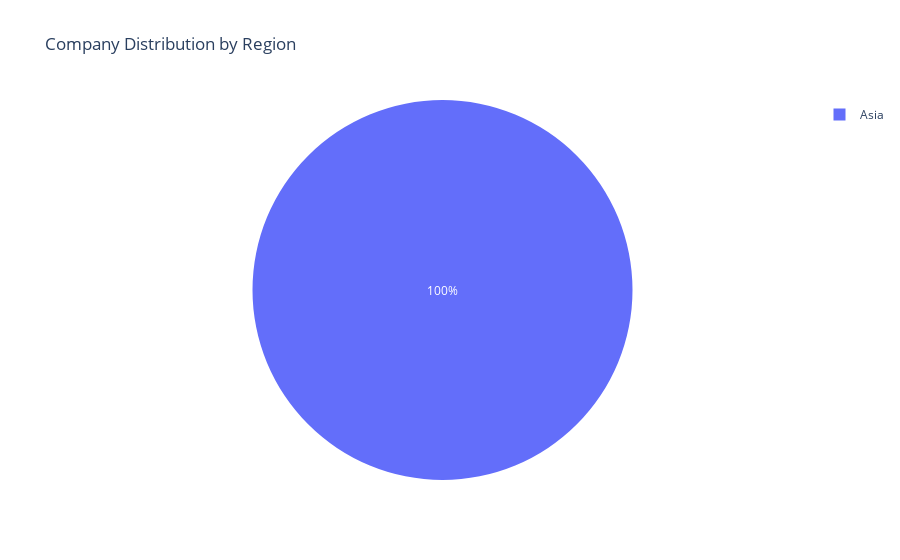

Write notebook code for a chart like this one.
### Code cell
# Region distribution
if 'Region' in df.columns:
    df['Region'] = df['Region'].str.strip()
    region_dist = df['Region'].value_counts()
    
    fig = px.pie(values=region_dist.values, names=region_dist.index,
                 title='Company Distribution by Region')
    fig.show()

### Figure 1 — Plotly figure (JSON) as saved in the notebook; plotly's stock layout.template omitted (floating-point values rounded to 4 significant figures)
{"data": [{"domain": {"x": [0, 1], "y": [0, 1]}, "hovertemplate": "label=%{label}<br>value=%{value}<extra></extra>", "labels": ["Asia"], "legendgroup": "", "name": "", "showlegend": true, "type": "pie", "values": [8559]}], "layout": {"legend": {"tracegroupgap": 0}, "title": {"text": "Company Distribution by Region"}}}
